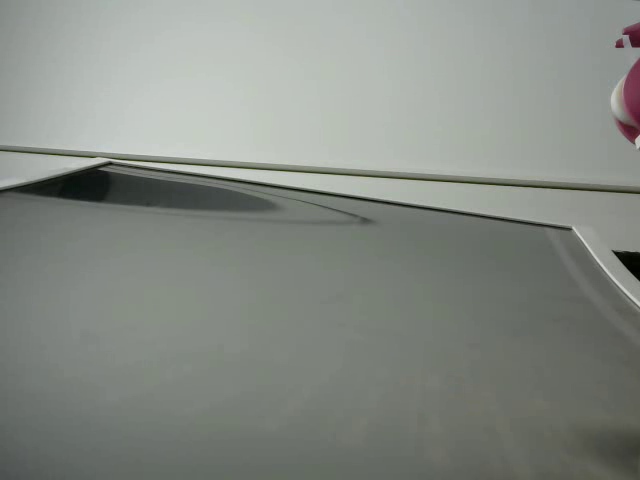
#> input picture frame 18 of test_wj/ML/sample_basic_r1.avi, 640 x 480 px, given in place of the camera
$ python Making_TrainSet.py
#> lines starting #> are read from the running program, lines starting #| are printed output that depends on the picture; after the words box and inside, x2 and y2 are one past the last pixel; in counts of white or black regions, pixels touching at a corner belong together
import cv2 as cv
import numpy as np
import csv


def nothing(x):
    pass

color = [ 83 , 89 , 105]

one_pixel = np.uint8([[color]])
hsv = cv.cvtColor(one_pixel, cv.COLOR_BGR2HSV)
hsv = hsv[0][0]
threshold = 20
lower_blue1 = np.array([hsv[0], threshold, threshold])
upper_blue1 = np.array([180, 255, 255])
lower_blue2 = np.array([0, threshold, threshold])
upper_blue2 = np.array([hsv[0]+10-180, 255, 255])
lower_blue3 = np.array([hsv[0]-10, threshold, threshold])
upper_blue3 = np.array([hsv[0], 255, 255])

cv.namedWindow('img_color')
cv.namedWindow('img_result')

cam = cv.VideoWriter('0518_testfasds.avi',cv.VideoWriter_fourcc('D', 'I', 'V', 'X'),25,(640,480))
cap = cv.VideoCapture(1)


f = open('test_dataset_0518_fasdkl.csv','w', newline='')
b_number = 0

while(True):
    wr = csv.writer(f)
    ret,img_color = cap.read()
#> img_color is the input picture: shape (480, 640, 3); mean B, G, R 132.1, 138.7, 133.6
    height, width = img_color.shape[:2]
#> height = 480; width = 640
    #print(img_color.shape[:2])
    img_color = cv.resize(img_color, (width, height), interpolation=cv.INTER_AREA)

    # 원본 영상을 HSV 영상으로 변환합니다.
    img_hsv = cv.cvtColor(img_color, cv.COLOR_BGR2HSV)
#> img_hsv: shape (480, 640, 3); mean H, S, V 56.3, 15.6, 138.9

    # 범위 값으로 HSV 이미지에서 마스크를 생성합니다.
    img_mask1 = cv.inRange(img_hsv, lower_blue1, upper_blue1)
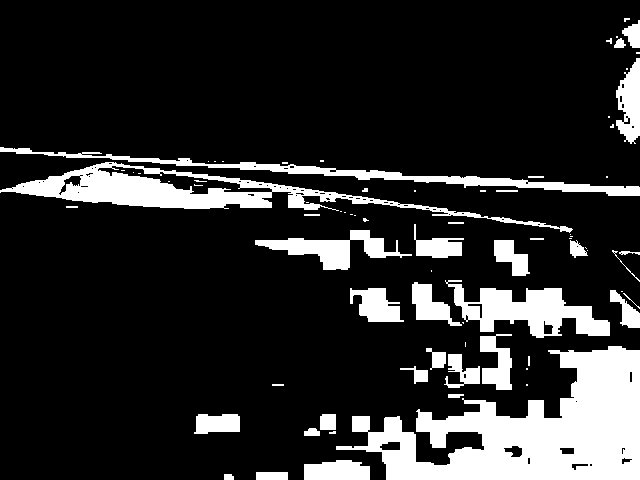
#> img_mask1: shape (480, 640); 16.6% white; 76 white regions (38 under 20 px), largest, box (x1, y1, x2, y2) and area: (336, 346, 640, 480) 20511, (0, 162, 573, 233) 8152, (445, 280, 610, 338) 4424
    img_mask2 = cv.inRange(img_hsv, lower_blue2, upper_blue2)
#> img_mask2: shape (480, 640); every value is 0
    img_mask3 = cv.inRange(img_hsv, lower_blue3, upper_blue3)
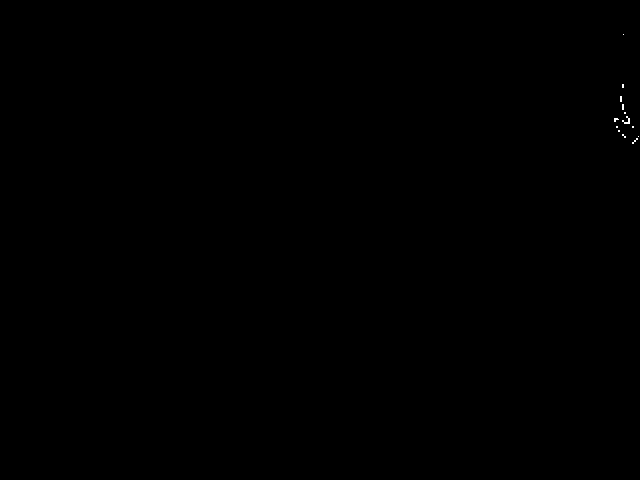
#> img_mask3: shape (480, 640); 0.04% white in thin lines or dots, all inside (x1, y1, x2, y2) = (614, 34, 639, 144)
    img_mask = img_mask1 | img_mask2 | img_mask3

    kernel = np.ones((11,11), np.uint8)
    img_mask = cv.morphologyEx(img_mask, cv.MORPH_OPEN, kernel)
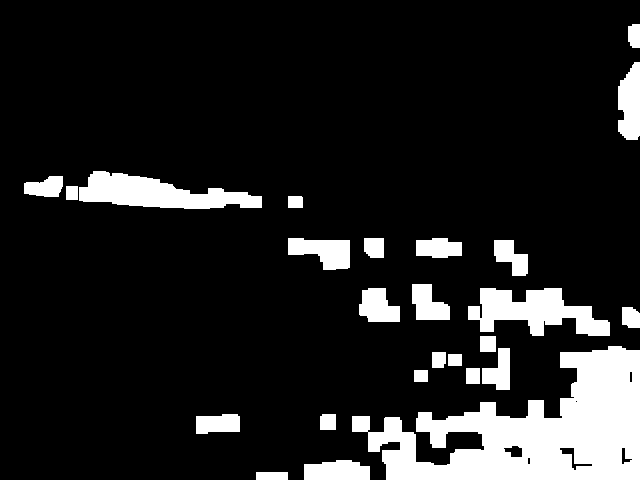
#> img_mask: shape (480, 640); 13.2% white; 25 white regions, largest, box (x1, y1, x2, y2) and area: (352, 346, 640, 480) 20145, (79, 171, 262, 209) 4010, (468, 288, 610, 336) 3910
    img_mask = cv.morphologyEx(img_mask, cv.MORPH_CLOSE, kernel)
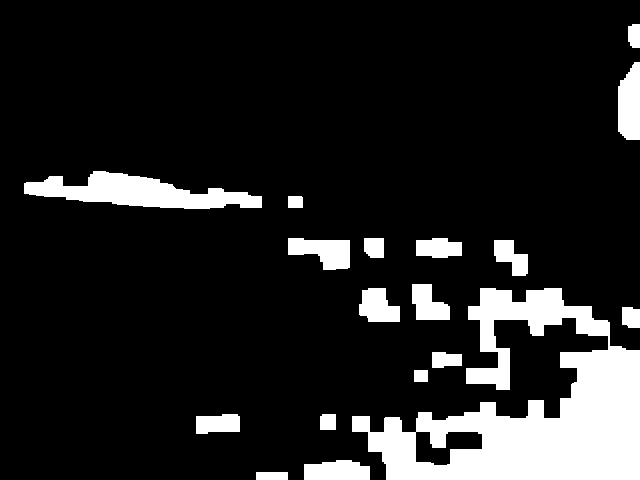
#> img_mask: shape (480, 640); 13.5% white; 18 white regions, largest, box (x1, y1, x2, y2) and area: (352, 288, 640, 480) 26023, (24, 171, 262, 209) 4885, (618, 62, 640, 140) 1463

    # 마스크 이미지로 원본 이미지에서 범위값에 해당되는 영상 부분을 획득합니다.
    img_result = cv.bitwise_and(img_color, img_color, mask=img_mask)
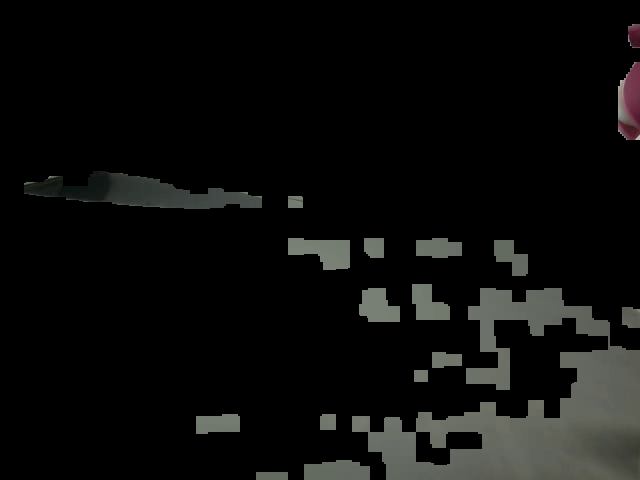
#> img_result: shape (480, 640, 3); mean B, G, R 12.1, 13.1, 12.8


    numOfLabels, img_label, stats, centroids = cv.connectedComponentsWithStats(img_mask)
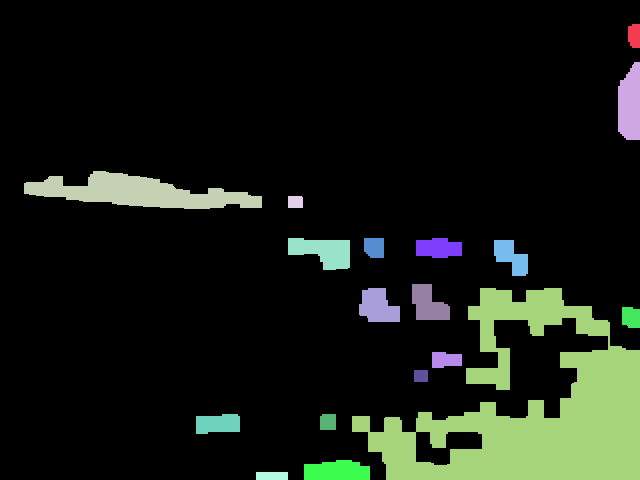
#> img_label: shape (480, 640) int32; 19 distinct labels, from 0 to 18; one colour per label, 0 black
#> numOfLabels = 19; stats = 19 rows, first 6: [0, 0, 640, 480, 265774], [628, 24, 12, 24, 264], [618, 62, 22, 78, 1463], [24, 171, 238, 38, 4885], [288, 196, 15, 12, 179], [288, 238, 62, 32, 1360]; centroids = 19 rows, first 8: [298, 221.8], [633.9, 35.26], [629.5, 104], [138.5, 192.4], [295, 201.5], [323, 251.1], [374, 247], [438, 247.8]
    key = cv.waitKey(1)
#> (key Esc is pressed here)
    for idx, centroid in enumerate(centroids):
        if stats[idx][0] == 0 and stats[idx][1] == 0:
            continue

        if np.any(np.isnan(centroid)):
            continue

        x,y,width,height,area = stats[idx]
        # [4 lines of commented-out code are left out]

        centerX,centerY = int(centroid[0]), int(centroid[1])

        # [5 lines of commented-out code are left out]


        if  450 > height > 60:
            if 360 > width > 40:
                if key == ord(' '):
                    b_number = input("해당되는 번호를 누르세요\n")
                    key = key = cv.waitKey(1)
                wr.writerow([centerX,centerY,width,height,area,b_number])
                #print(centerX, centerY)
                # print(height)
                cv.putText(img_color,'X : ' + str(centerX), (10, 20), cv.FONT_HERSHEY_SIMPLEX, 0.5, (0, 0, 0), 1, lineType=cv.LINE_AA)
                cv.putText(img_color,'Y : ' + str(centerY), (10, 50), cv.FONT_HERSHEY_SIMPLEX, 0.5, (0, 0, 0), 1, lineType=cv.LINE_AA)
                cv.putText(img_color,'Area : ' + str(area), (10, 80), cv.FONT_HERSHEY_SIMPLEX, 0.5, (0, 0, 0), 1, lineType=cv.LINE_AA)
                cv.circle(img_color, (centerX, centerY), 10, (0,0,255), 10)
                cv.rectangle(img_color, (x,y), (x+width,y+height), (0,0,255))
#> this loop made 19 passes
#> (centroid, x, y, width, height, area, centerX, centerY) on passes 2 to 13: ([633.9, 35.26], 628, 24, 12, 24, 264, 633, 35), ([629.5, 104], 618, 62, 22, 78, 1463, 629, 103), ([138.5, 192.4], 24, 171, 238, 38, 4885, 138, 192), ([295, 201.5], 288, 196, 15, 12, 179, 294, 201), ([323, 251.1], 288, 238, 62, 32, 1360, 323, 251), ([374, 247], 364, 238, 20, 20, 376, 373, 247), ([438, 247.8], 416, 238, 46, 20, 772, 438, 247), ([510.7, 256.6], 494, 240, 34, 36, 760, 510, 256), ([428, 303.8], 412, 284, 38, 36, 964, 427, 303), ([377.7, 306.3], 359, 288, 41, 34, 1041, 377, 306), ([532.1, 409.6], 352, 288, 288, 192, 26023, 532, 409), ([630.6, 316.9], 622, 307, 18, 21, 347, 630, 316)
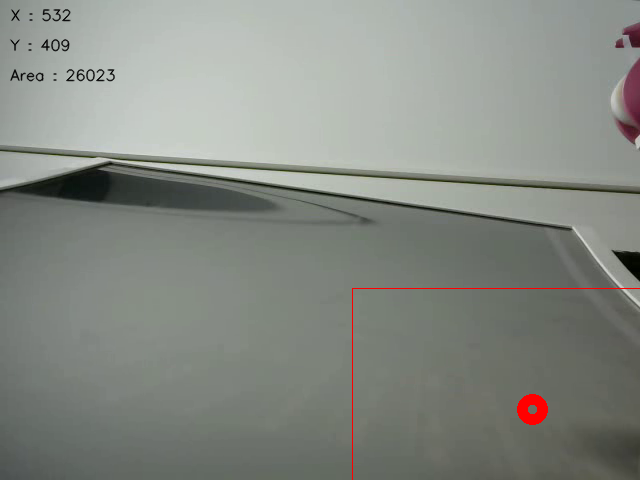
#> img_color: shape (480, 640, 3); 0.8% of pixels changed, all inside (x1, y1, x2, y2) = (9, 9, 640, 480)
#> after the loop, b_number = 0; key = 27

    cam.write(img_color)
    cv.imshow('img_color', img_color)
    #cv.imshow('img_mask', img_mask)
    cv.imshow('img_result', img_result)

    # ESC 키누르면 종료
    if cv.waitKey(1) & 0xFF == 27:
#> (key Esc is pressed here)
        cam.release()
        f.close()
        print('영상을 종료합니다. 녹화가 진행되었습니다.')
        break

cv.destroyAllWindows()

$ run again, starting later in the video
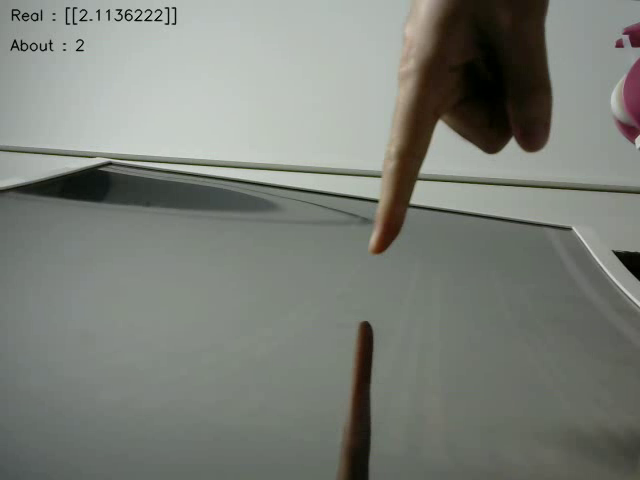
#> input picture frame 85 of test_wj/ML/sample_basic_r1.avi, 640 x 480 px, given in place of the camera
#> img_color is the input picture: shape (480, 640, 3); mean B, G, R 120.4, 127.4, 123.6
#> img_hsv: shape (480, 640, 3); mean H, S, V 54.6, 28.3, 128.7
#> img_mask1: shape (480, 640); 25.4% white; 135 white regions (93 under 20 px), largest, box (x1, y1, x2, y2) and area: (0, 0, 640, 278) 35686, (224, 280, 640, 480) 34342, (614, 57, 640, 144) 1443
#> img_mask2: shape (480, 640); every value is 0
#> img_mask3: shape (480, 640); 0.25% white; 27 white regions (18 under 20 px), largest, box (x1, y1, x2, y2) and area: (524, 126, 544, 148) 184, (512, 124, 526, 140) 128, (384, 222, 396, 240) 120
#> `numOfLabels, img_label, stats, centroids = cv.connectedComponentsWithS..`:
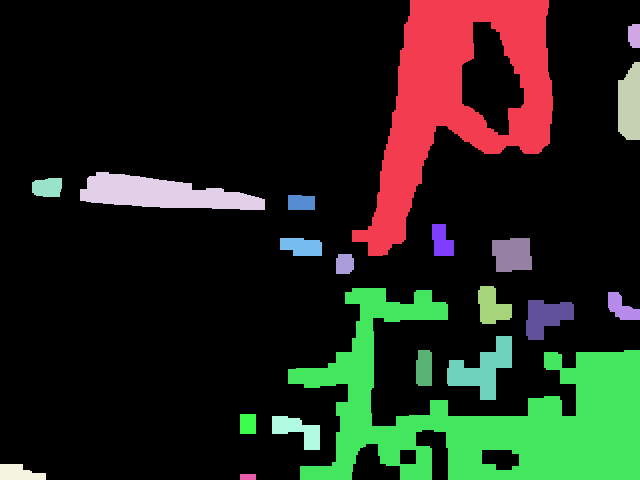
#> img_label: shape (480, 640) int32; 21 distinct labels, from 0 to 20; one colour per label, 0 black
#> numOfLabels = 21; stats = 21 rows, first 6: [0, 0, 640, 480, 240413], [352, 0, 201, 256, 21652], [628, 24, 12, 24, 264], [618, 62, 22, 78, 1480], [80, 172, 185, 38, 4337], [32, 178, 30, 19, 504]; centroids = 21 rows, first 8: [284.3, 229.9], [455.7, 97.49], [633.9, 35.26], [629.4, 103.7], [161.8, 193.5], [47.13, 187.1], [300.8, 202.2], [441.4, 240.9]
#> the loop `for idx, centroid in enumerate(centroids):` made 21 passes
#> (centroid, x, y, width, height, area, centerX, centerY) on passes 2 to 9: ([455.7, 97.49], 352, 0, 201, 256, 21652, 455, 97), ([633.9, 35.26], 628, 24, 12, 24, 264, 633, 35), ([629.4, 103.7], 618, 62, 22, 78, 1480, 629, 103), ([161.8, 193.5], 80, 172, 185, 38, 4337, 161, 193), ([47.13, 187.1], 32, 178, 30, 19, 504, 47, 187), ([300.8, 202.2], 288, 195, 27, 15, 392, 300, 202), ([441.4, 240.9], 432, 224, 22, 32, 544, 441, 240), ([301.5, 246.3], 280, 238, 42, 18, 638, 301, 246)
#> after the loop `for idx, centroid in enumerate(centroids):`:
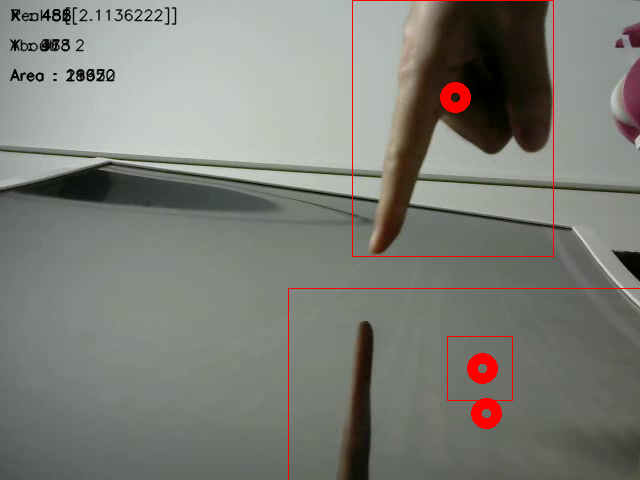
#> img_color: shape (480, 640, 3); 1.72% of pixels changed, all inside (x1, y1, x2, y2) = (9, 0, 640, 480)
#> after the loop `for idx, centroid in enumerate(centroids):`: b_number = 0; key = 27

$ run again, starting later in the video
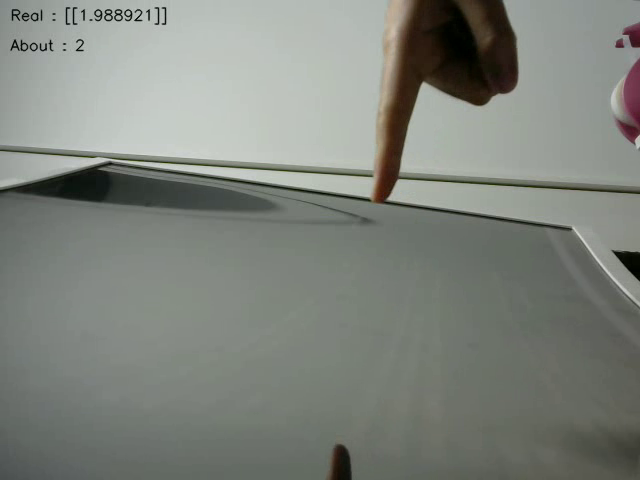
#> input picture frame 151 of test_wj/ML/sample_basic_r1.avi, 640 x 480 px, given in place of the camera
#> img_color is the input picture: shape (480, 640, 3); mean B, G, R 124.8, 131.8, 127.5
#> img_hsv: shape (480, 640, 3); mean H, S, V 55.3, 22.9, 132.7
#> img_mask1: shape (480, 640); 22% white; 128 white regions (86 under 20 px), largest, box (x1, y1, x2, y2) and area: (0, 0, 640, 274) 27066, (288, 336, 640, 480) 21860, (414, 272, 592, 414) 8755
#> img_mask2: shape (480, 640); every value is 0
#> img_mask3: shape (480, 640); 0.22% white; 23 white regions (16 under 20 px), largest, box (x1, y1, x2, y2) and area: (492, 64, 518, 92) 308, (382, 168, 394, 180) 76, (378, 192, 384, 202) 36
#> `numOfLabels, img_label, stats, centroids = cv.connectedComponentsWithS..`:
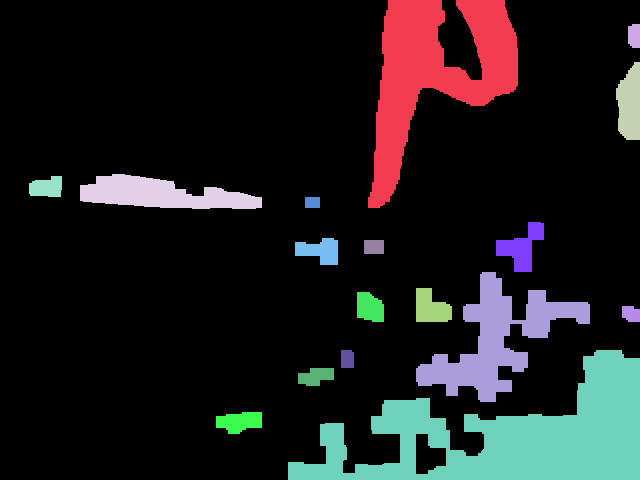
#> img_label: shape (480, 640) int32; 18 distinct labels, from 0 to 17; one colour per label, 0 black
#> numOfLabels = 18; stats = 18 rows, first 6: [0, 0, 640, 480, 252287], [368, 0, 150, 208, 13888], [628, 24, 12, 24, 268], [616, 62, 24, 78, 1481], [80, 174, 182, 35, 3977], [29, 176, 33, 21, 565]; centroids = 18 rows, first 8: [290.9, 229.4], [433.6, 72.92], [633.8, 35.37], [629.3, 103.6], [160.7, 194], [46.25, 187], [312, 202], [521.1, 247.1]
#> the loop `for idx, centroid in enumerate(centroids):` made 18 passes
#> (centroid, x, y, width, height, area, centerX, centerY) on passes 2, 3, 4, 5, 6, 8, 9, 10: ([433.6, 72.92], 368, 0, 150, 208, 13888, 433, 72), ([633.8, 35.37], 628, 24, 12, 24, 268, 633, 35), ([629.3, 103.6], 616, 62, 24, 78, 1481, 629, 103), ([160.7, 194], 80, 174, 182, 35, 3977, 160, 194), ([46.25, 187], 29, 176, 33, 21, 565, 46, 186), ([521.1, 247.1], 496, 222, 48, 50, 1181, 521, 247), ([319.6, 250.4], 295, 238, 43, 27, 792, 319, 250), ([373.5, 246.5], 364, 240, 20, 14, 280, 373, 246)
#> after the loop `for idx, centroid in enumerate(centroids):`:
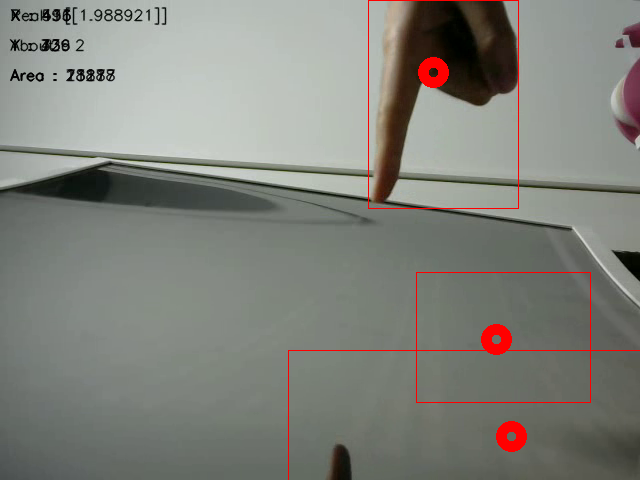
#> img_color: shape (480, 640, 3); 1.76% of pixels changed, all inside (x1, y1, x2, y2) = (9, 0, 640, 480)
#> after the loop `for idx, centroid in enumerate(centroids):`: b_number = 0; key = 27
